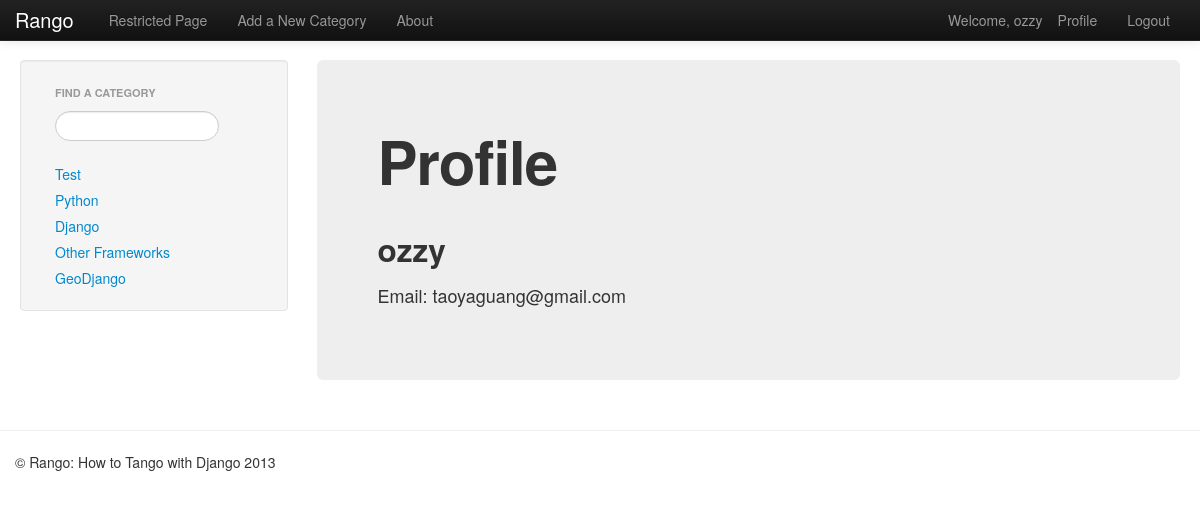
The page /rango/profile/ (signed in) on the database its author committed.
### rango/models.py (models this page shows, shortened)
class Category(models.Model):
	name=models.CharField(max_length=128,unique=True)
	views=models.IntegerField(default=0)
	likes=models.IntegerField(default=0)

### rango/views.py (the view)
@login_required
def profile(request):
	context=RequestContext(request)
	cat_list=get_category_list()
	context_dict={'cat_list':cat_list}
	u=User.objects.get(username=request.user)
	try:
		up=UserProfile.objects.get(user=u)
	except:
		up=None
	context_dict['user']=u
	context_dict['userprofile']=up
	return render_to_response('rango/profile.html',context_dict,context)

### rango/views.py (called while the page is built)
def get_category_list(max_results=0,starts_with=''):
	cat_list=[]
	if starts_with:
		cat_list=Category.objects.filter(name__istartswith=starts_with)
	else:
		cat_list=Category.objects.all()
	if max_results>0:
		if len(cat_list) > max_results:
			cat_list=cat_list[:max_results]
	for category in cat_list:
		category.url=category.name.replace(' ','_')
	return cat_list

### templates/rango/profile.html (shortened to what this page needs)
{% extends "rango/base.html" %}
{% block body_block %}
<div class="hero-unit">
	<h1>Profile</h1><br/>
	<h2>{{user.username}}</h2>
	<p>Email: {{user.email}}</p>
</div>
{% endblock %}

### templates/rango/base.html (shortened to what this page needs)
<!DOCTYPE html>
{% load static %}
<html>
<head>
	<link rel="stylesheet" type="text/css" href="{% static 'css/bootstrap-fluid-adj.css' %}">
	<link rel="stylesheet" type="text/css" href="{% static 'css/bootstrap.min.css' %}" media="screen">
	<link rel="stylesheet" type="text/css" href="{% static 'css/bootstrap-responsive.css' %}">
</head>
<body>
	<div class="navbar navbar-inverse navbar-fixed-top">
		<div class="navbar-inner">
			<div class="container">
				<a class="brand" href="{% url 'index' %}">Rango</a>
				<div class="nav-collapse collapse">
					<ul class="nav pull-right">
						{% if user.is_authenticated %}
						<li class="navbar-text">Welcome, {{ user.username }}</li>
						<li><a href="{% url 'profile' %}">Profile</a></li>
						<li><a href="{% url 'logout' %}">Logout</a></li>
						{% else %}
						<li><a href="{% url 'register' %}">Register</a></li>
						<li><a href="{% url 'login' %}">Login</a></li>
						{% endif %}
					</ul>
					<ul class="nav">
						{% if user.is_authenticated %}
						<li><a href="{% url 'restricted' %}">Restricted Page</a></li>
						<li><a href="{% url 'add_category' %}">Add a New Category</a></li>
						{% endif %}
						<li><a href="{% url 'about' %}">About</a></li>
					</ul>
				</div>
			</div>
		</div>
	</div>
	<div class="container-fluid">
		<div class="row-fluid">
			<div class="span3">
				<div class="well sidebar-nav">
					<ul class="nav nav-list">
						<li class="nav-header">Find a Category</li>
						<form>
							<li><input class="search-query span10" type="text" name="suggestion" value="" id="suggestion"/></li>
						</form>
					</ul>
					<div id="cats">
						{% if cat_list %}
						{% include "rango/category_list.html" %}
						{% endif %}
					</div>
				</div>
			</div>
			<div class="span9">
				{% block body_block %}This is body_block's default content.{% endblock %}
			</div>
		</div>
	</div>
	<hr/>
	<footer>
		<div class="container">
			<p>&COPY; Rango: How to Tango with Django 2013</p>
		</div>
	</footer>
</body>
</html>

### templates/rango/category_list.html
<ul class="nav nav-list">
	{% if cat_list %}
	{% for category in cat_list %}
	<li><a href="/rango/category/{{category.url}}">{{category.name}}</a></li>
	{% endfor %}
	{% else %}
	<li>No categories at present.</li>
	{% endif %}
</ul>

### rows shown on the page
Category: name "Test"
Category: name "Python"
Category: name "Django"
Category: name "Other Frameworks"
Category: name "GeoDjango"

### other values the page prints
{{ user.username }} "ozzy"
{{ user.email }} "taoyaguang@gmail.com"
